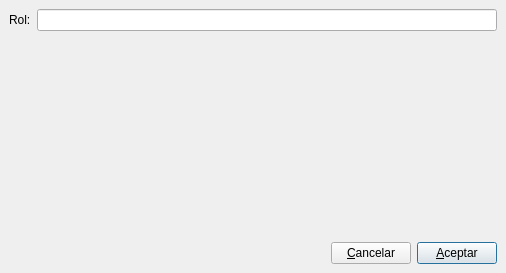
<?xml version="1.0" encoding="UTF-8"?>
<ui version="4.0">
 <class>frmRolesForm</class>
 <widget class="QDialog" name="frmRolesForm">
  <property name="geometry">
   <rect>
    <x>0</x>
    <y>0</y>
    <width>506</width>
    <height>273</height>
   </rect>
  </property>
  <property name="windowTitle">
   <string>Nuevo rol</string>
  </property>
  <property name="windowIcon">
   <iconset resource="../Resources.qrc">
    <normaloff>:/assets/users.png</normaloff>:/assets/users.png</iconset>
  </property>
  <property name="sizeGripEnabled">
   <bool>false</bool>
  </property>
  <layout class="QVBoxLayout" name="verticalLayout_2">
   <property name="leftMargin">
    <number>0</number>
   </property>
   <property name="topMargin">
    <number>0</number>
   </property>
   <property name="rightMargin">
    <number>0</number>
   </property>
   <property name="bottomMargin">
    <number>0</number>
   </property>
   <item>
    <widget class="QWidget" name="centralWidget" native="true">
     <layout class="QGridLayout" name="gridLayout">
      <property name="leftMargin">
       <number>0</number>
      </property>
      <property name="topMargin">
       <number>0</number>
      </property>
      <property name="rightMargin">
       <number>0</number>
      </property>
      <property name="bottomMargin">
       <number>0</number>
      </property>
      <property name="spacing">
       <number>0</number>
      </property>
      <item row="0" column="0">
       <widget class="QScrollArea" name="scrollArea">
        <property name="frameShape">
         <enum>QFrame::NoFrame</enum>
        </property>
        <property name="lineWidth">
         <number>0</number>
        </property>
        <property name="widgetResizable">
         <bool>true</bool>
        </property>
        <widget class="QWidget" name="scrollAreaWidgetContents">
         <property name="geometry">
          <rect>
           <x>0</x>
           <y>0</y>
           <width>506</width>
           <height>224</height>
          </rect>
         </property>
         <property name="sizePolicy">
          <sizepolicy hsizetype="Preferred" vsizetype="Preferred">
           <horstretch>0</horstretch>
           <verstretch>0</verstretch>
          </sizepolicy>
         </property>
         <layout class="QVBoxLayout" name="verticalLayout">
          <property name="leftMargin">
           <number>9</number>
          </property>
          <property name="topMargin">
           <number>9</number>
          </property>
          <property name="rightMargin">
           <number>9</number>
          </property>
          <property name="bottomMargin">
           <number>0</number>
          </property>
          <item>
           <layout class="QVBoxLayout" name="formContainer">
            <item>
             <layout class="QHBoxLayout" name="horizontalLayout">
              <item>
               <widget class="QLabel" name="lblRol">
                <property name="text">
                 <string>Rol:</string>
                </property>
               </widget>
              </item>
              <item>
               <widget class="QLineEdit" name="txtRol"/>
              </item>
             </layout>
            </item>
           </layout>
          </item>
          <item>
           <spacer name="verticalSpacer">
            <property name="orientation">
             <enum>Qt::Vertical</enum>
            </property>
            <property name="sizeHint" stdset="0">
             <size>
              <width>0</width>
              <height>0</height>
             </size>
            </property>
           </spacer>
          </item>
         </layout>
        </widget>
       </widget>
      </item>
     </layout>
    </widget>
   </item>
   <item>
    <layout class="QHBoxLayout" name="horizontalLayout_2">
     <property name="leftMargin">
      <number>9</number>
     </property>
     <property name="topMargin">
      <number>9</number>
     </property>
     <property name="rightMargin">
      <number>9</number>
     </property>
     <property name="bottomMargin">
      <number>9</number>
     </property>
     <item>
      <spacer name="horizontalSpacer">
       <property name="orientation">
        <enum>Qt::Horizontal</enum>
       </property>
       <property name="sizeHint" stdset="0">
        <size>
         <width>40</width>
         <height>20</height>
        </size>
       </property>
      </spacer>
     </item>
     <item>
      <widget class="QPushButton" name="btnCancelar">
       <property name="text">
        <string>&amp;Cancelar</string>
       </property>
      </widget>
     </item>
     <item>
      <widget class="QPushButton" name="btnAceptar">
       <property name="text">
        <string>&amp;Aceptar</string>
       </property>
       <property name="default">
        <bool>true</bool>
       </property>
      </widget>
     </item>
    </layout>
   </item>
  </layout>
 </widget>
 <tabstops>
  <tabstop>btnAceptar</tabstop>
  <tabstop>btnCancelar</tabstop>
  <tabstop>scrollArea</tabstop>
  <tabstop>txtRol</tabstop>
 </tabstops>
 <resources>
  <include location="../Resources.qrc"/>
 </resources>
 <connections>
  <connection>
   <sender>frmRolesForm</sender>
   <signal>rejected()</signal>
   <receiver>frmRolesForm</receiver>
   <slot>closeParent()</slot>
   <hints>
    <hint type="sourcelabel">
     <x>254</x>
     <y>212</y>
    </hint>
    <hint type="destinationlabel">
     <x>254</x>
     <y>212</y>
    </hint>
   </hints>
  </connection>
  <connection>
   <sender>btnCancelar</sender>
   <signal>clicked()</signal>
   <receiver>frmRolesForm</receiver>
   <slot>reject()</slot>
   <hints>
    <hint type="sourcelabel">
     <x>370</x>
     <y>251</y>
    </hint>
    <hint type="destinationlabel">
     <x>252</x>
     <y>136</y>
    </hint>
   </hints>
  </connection>
  <connection>
   <sender>btnAceptar</sender>
   <signal>clicked()</signal>
   <receiver>frmRolesForm</receiver>
   <slot>SaveRol()</slot>
   <hints>
    <hint type="sourcelabel">
     <x>456</x>
     <y>251</y>
    </hint>
    <hint type="destinationlabel">
     <x>252</x>
     <y>136</y>
    </hint>
   </hints>
  </connection>
 </connections>
 <slots>
  <slot>closeParent()</slot>
  <slot>SaveRol()</slot>
 </slots>
</ui>
